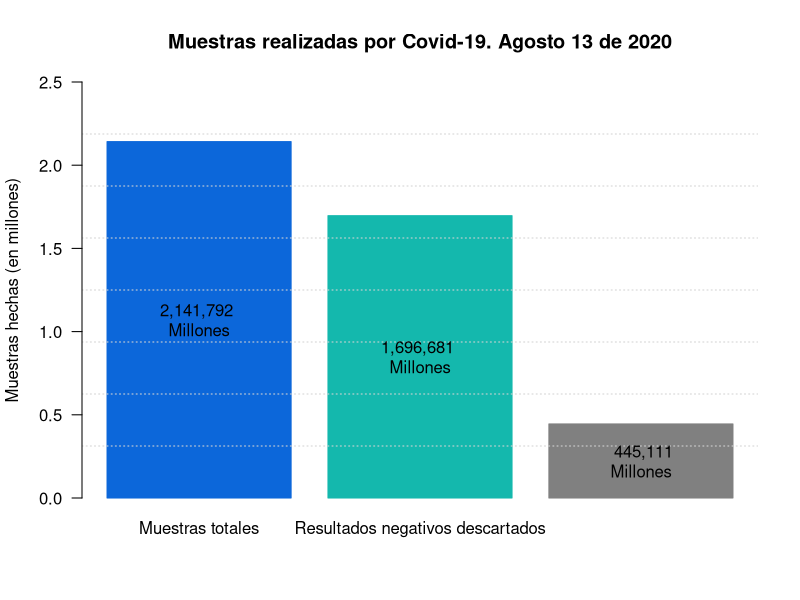

The R source for this figure:
## ---- chunk 1
knitr::opts_chunk$set(echo = FALSE,
                      message = FALSE,
                      warning = FALSE)
## ---- chunk 2
library(readxl)

datos_muestras <- read_excel("Muestras.xlsx") # Lectura de la base de datos.
## ---- chunk 3
total_muestras <- sum(datos_muestras$Resultados)
muestras <- c(total_muestras, datos_muestras$Resultados)/1000000
## ---- chunk 4
colores <-c("#0c67da", "#14b8ad", "#808080") 

bp1 <- barplot(height = muestras, 
               
               main="Muestras realizadas por Covid-19. Agosto 13 de 2020",
               names.arg = c("Muestras totales", datos_muestras$Tipo_muestras),
               axes = FALSE,
               col = colores,
               border = colores,
               ylab = "Muestras hechas (en millones)",
               ylim = c(0,2.5)
       )

grid(nx = NA, ny = 8)
axis(2, at = seq(0, 3, by=0.5),
     las = 1)
text(bp1, muestras/2, labels = 
       paste(format(round(muestras * 1000000), nsmall=0, big.mark=","), "\nMillones")
    )

